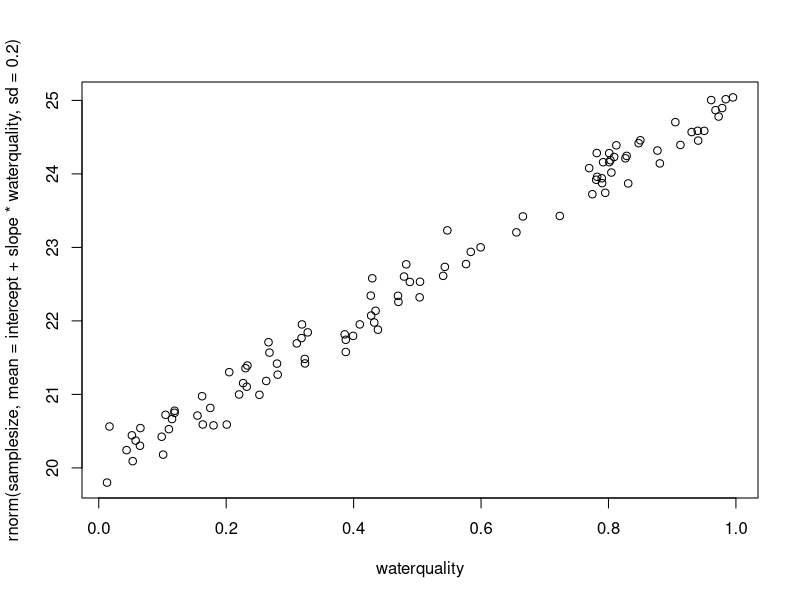
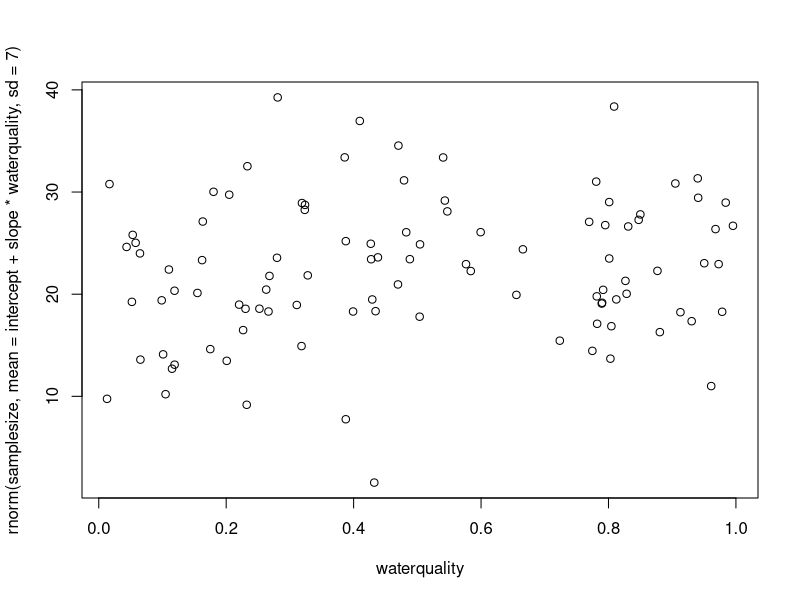

R code for these plots, in order:

stus=c("Barber Alvarez-Buylla_Cristina", "Callery_Kathleen", "Clark_Matthew", 
       "Davis_Caitlin", "Dickson_Ariana", "Easter_Tara", "Enterkine_Joshua", 
       "Graham_Jake", "Henderson_Michael", "Markham_Kate", 
       "McCaslin_Hanna", "Merriman_Chelsea", "Mertens_Karl", "Robb_Brecken", 
       "Sage_Abby", "Scott_Teague", "Uhlmann_Zach", "Van Der Weide_Thomas", 
       "Winiarski_Jason", "Wysocki_Skyler", "Zaiats_Andrii")


for(i in 1:length(stus)) {
  dir.create(stus[i])
  
}

samplesize<-100
waterquality<-runif(samplesize)

slope=5
intercept=20
sigma_seq=rep(c(0.2,2,7),times=7)




for(i in 1:length(stus)) {
  
  catfish_weight<-rnorm(samplesize,mean=intercept+slope*waterquality,sd=sigma_seq[i])
  
  catfish_weight<-ifelse(catfish_weight<0,0,catfish_weight)
  
  cat_dat<-data.frame(catfish_weight,waterquality)
  
  write.csv(cat_dat,row.names=F,file=paste("catdat",i,".csv",sep=""))
  
}

plot(rnorm(samplesize,mean=intercept+slope*waterquality,sd=0.2)~waterquality)


plot(rnorm(samplesize,mean=intercept+slope*waterquality,sd=7)~waterquality)


